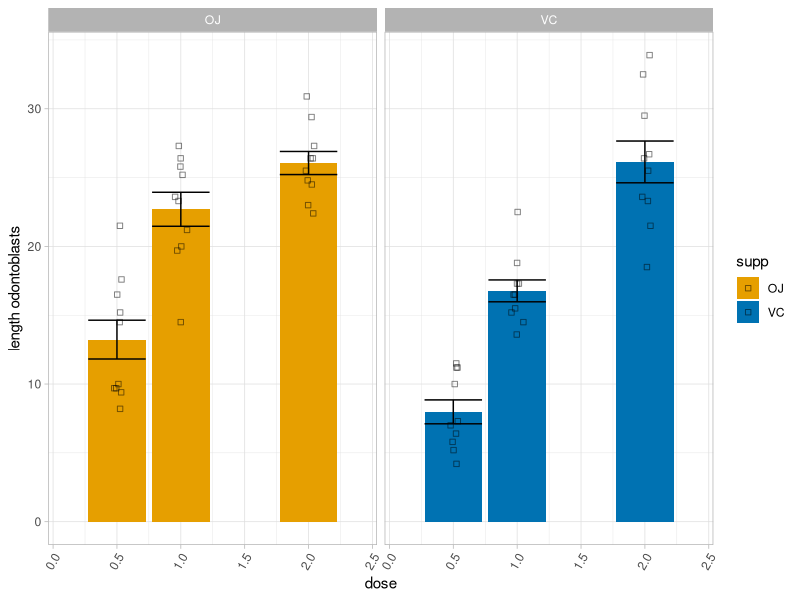

Generate this figure with R:
## ---- chunk 1
knitr::opts_chunk$set(echo = TRUE)
## ---- chunk 2
library(ggplot2)
library(tidyr)
cbbPalette <- c("#000000", "#E69F00", "#56B4E9", "#009E73", "#F0E442", "#0072B2", "#D55E00", "#CC79A7")

## ---- chunk 3
vertical <- ggplot(ToothGrowth, aes(x = dose , y = len, fill = supp))+
  stat_summary(fun=mean, geom = "bar")+
  stat_summary(fun.data = mean_se, geom = "errorbar")+
  ylab("length odontoblasts")+
  xlab("dose")+
  geom_point(position = position_jitterdodge(), shape = 0, alpha = 0.5)+
  scale_fill_manual(values = c("#E69F00","#0072B2"))+
  facet_wrap(~supp)+
  theme_light()
vertical + theme(axis.text.x = element_text(angle = 60, hjust = 1))

## ---- chunk 4
subse1<- ToothGrowth[ which(ToothGrowth$supp=='VC'), ]
subse2 <-ToothGrowth[ which(ToothGrowth$supp=='VC' & ToothGrowth$dose == 0.5), ]
subse3 <- subse2[1]
subse1
subse2
subse3
